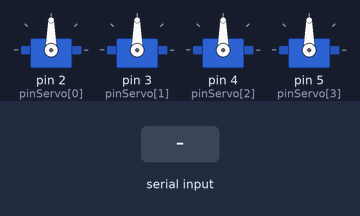
A sketch run on a simulated Arduino Uno, built with avr-gcc and run on an emulated ATmega328P. Parts: 4 × servo. Inputs (shaded band) come from the test bench. What the sketch prints to the serial monitor is not drawn.

Above: at 1.2 s.
1.3 s: byte 30 received over Serial
At 2.0 s:
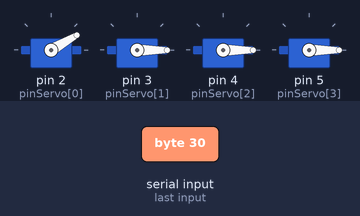
3.1 s: byte 90 received over Serial
At 4.6 s:
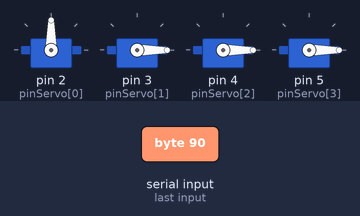
5.2 s: byte 120 received over Serial
At 5.9 s:
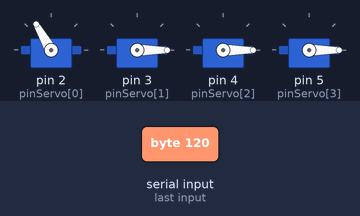
7.0 s: byte 30 received over Serial
At 7.2 s:
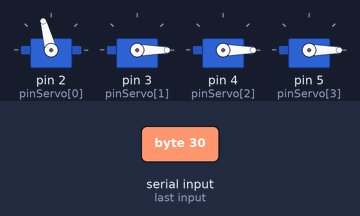
Timing chart, 0 to 10.0 s (numbered marks = the images above; inputs shaded):
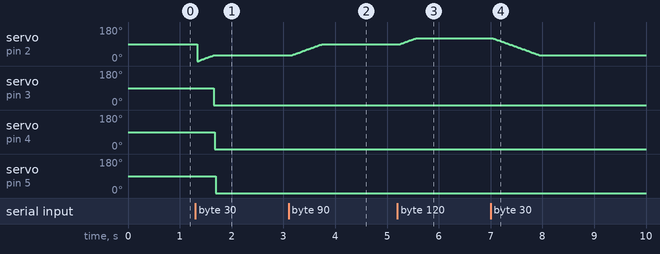

Measured:
- after the input at 1.3 s, servo on pin 3 (pinServo[1]): 90° → 0° after 0.35 s; servo on pin 4 (pinServo[2]): 90° → 0° after 0.37 s; servo on pin 5 (pinServo[3]): 90° → 0° after 0.39 s
- after the input at 3.1 s, servo on pin 2 (pinServo[0]): moves from 30° to 90° over 0.60 s, starting after 0.05 s
- after the input at 5.2 s, servo on pin 2 (pinServo[0]): moves from 90° to 120° over 0.30 s, starting after 0.05 s
- after the input at 7.0 s, servo on pin 2 (pinServo[0]): moves from 120° to 30° over 0.91 s, starting after 0.05 s

The sketch:

Test_servo.ino
```cpp
#include <Servo.h>

const int numServo = 4;
Servo myServo[numServo];
int pinServo[numServo]={2,3,4,5};


int inData[4]; // Allocate some space for the string
int last_inData[4];
int inChar; // Where to store the character read
int index = 0;

void setup() {
  for (int x=0; x<numServo;x++)
    {
        myServo[x].attach(pinServo[x]);
        inData[x]=0;
        last_inData[x]=0;
    }

  Serial.begin(9600);// attaches the servo on pin 9 to the servo object
}

void loop() {
if (Serial.available() > 0) {
    // read the incoming byte:

    for(index = 0; index < 4; index++)
      {
        inChar = Serial.read();
        delay(10);
        if (inChar>180)inChar=180;
        inData[index] = inChar;
        Serial.write(inData[index]);
      }

}


move_ser(inData,last_inData);

 for (int x=0; x<numServo;x++)
    {
       last_inData[x]=inData[x];
    }

}

void move_ser(int j[numServo], int last_j[numServo])
{
    for (int x=0; x<numServo;x++)
    {

       if (j[x]>last_j[x])
       {
        for (int s=last_j[x];s<=j[x];s++)
          {
           myServo[x].write(s);
            delay(10);
          }

        }
      if (j[x]<last_j[x]){
         for (int s=last_j[x];s>=j[x];s--)
          {
           myServo[x].write(s);
            delay(10);
          }

        }
        }
}
```
